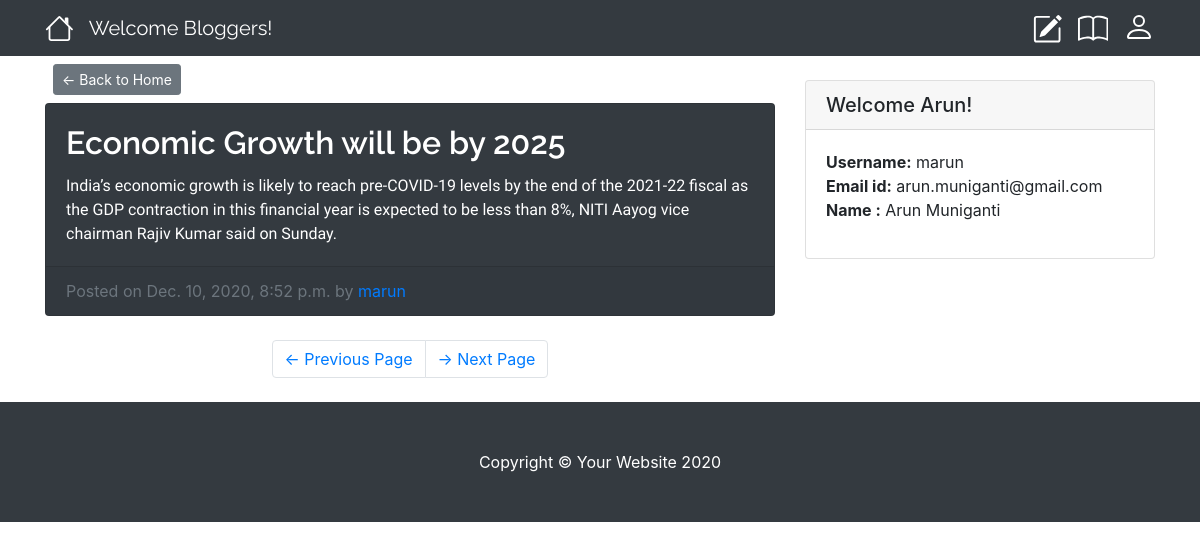
/entry/7/, run on the app's committed database.
### blogg/models.py (models this page shows, shortened)
class Entry(models.Model):
	entry_title = models.CharField(max_length = 50, default=None)
	entry_text = models.TextField(default=None)
	entry_date = models.DateTimeField(auto_now_add=True)
	entry_author = models.ForeignKey(User, on_delete=models.CASCADE, default=None)
	class Meta:
		verbose_name_plural = "entries"

### blogg/views.py (the view)
# urls.py: path('entry/<int:pk>/', HomeDetail.as_view(), name='entry-detail'),
class HomeDetail(DetailView):
	model = Entry
	template_name = 'blogg/entry_detail.html'

### blogg/templates/blogg/entry_detail.html
{% extends 'blogg/base.html' %}
{% block content %}
    <div class="col-md-8">
          <div style="padding:8px">
            <a href="{% url 'blog-home' %}" class="btn btn-secondary btn-sm" >&larr; Back to Home</a><br>
          </div>
        <div class="card text-white bg-dark mb-4">
          <div class="card-body">
            <h2 class="card-title" style="font-family: 'Raleway', sans-serif;font-weight: 600; line-height: 1.2;" >{{object.entry_title}}</h2>
            <p class="card-text" style="font-family: 'Andika New Basic', sans-serif;">{{ object.entry_text}}</p>
          </div>
          <div class="card-footer text-muted">
            Posted on {{ object.entry_date }} by
            <a href="#">{{ object.entry_author }}</a>
          </div>
        </div>
        <ul class="pagination justify-content-center mb-4">
          <li class="page-item">
            <a class="page-link" href="#">&larr; Previous Page</a>
          </li>
          <li class="page-item">
            <a class="page-link" href="#">&rarr; Next Page</a>
          </li>
        </ul>
      </div>
{% endblock %}

### blogg/static/blogg/css/blog-home.css (style rules this page uses)
body { padding-top: 56px; }
.card-text { font-family: 'Dancing Script', cursive; font-weight: 500; }

### data on the page
Entry: entry_title "Economic Growth will be by 2025", entry_text "India’s economic growth is likely to reach pre-COVID-19 levels by the end of the 2021-22 fiscal as the GDP contraction in this financial year is expected to be less than 8%, NITI Aayog vice chairman Rajiv Kumar said on Sunday.", entry_date "Dec. 10, 2020, 8:52 p.m.", entry_author "marun"
